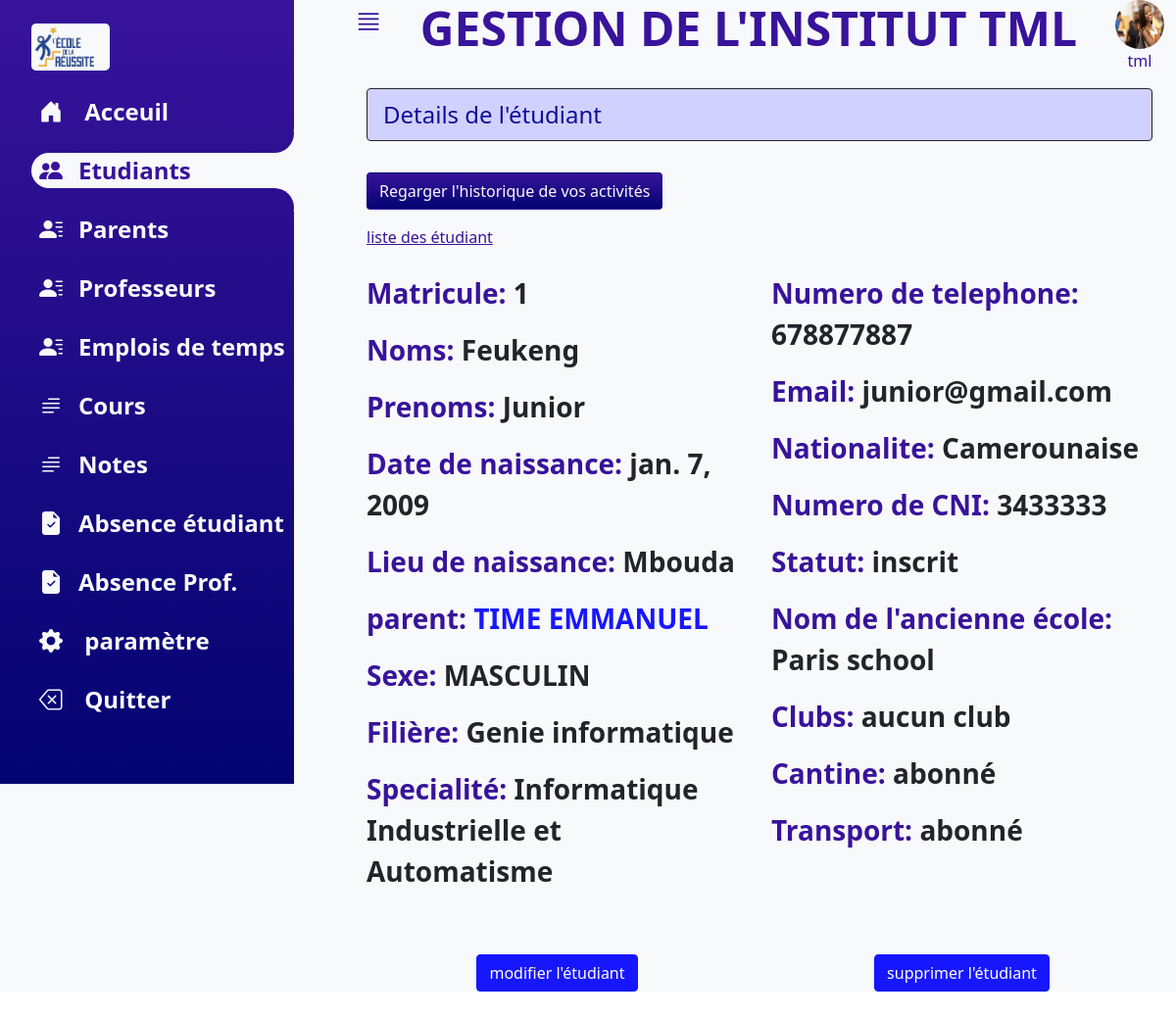
Screenshot of /direction/etudiant/lire_etudiant/1/ (signed in) with the database file from the repository.
### direction/models.py (models this page shows, shortened)
class Etudiant(models.Model):
	MASCULIN="MASCULIN"
	FEMININ="FEMININ"
	choices_sex=[(MASCULIN,"Masculin"), (FEMININ, "Feminin")]
	matricule=models.PositiveIntegerField(blank=True, default=0, unique=True)
	photo=models.ImageField(null=True, blank=True)
	noms=models.CharField(max_length=30)
	prenoms=models.CharField(max_length=30)
	date_de_naissance=models.DateField()
	lieu_de_naissance=models.CharField(max_length=30)
	sexe=models.CharField(max_length=10, choices=choices_sex, default=MASCULIN)
	email=models.EmailField()
	nationalite=models.CharField(default="Camerounaise", max_length=30)
	numero_CNI=models.CharField(max_length=30)
	numero_telephone=models.CharField(max_length=15, validators=[RegexValidator(
		regex=r"^(\+?\(?237\)?)?[ ]?6([ -/.]?(\d){2}){4}$", message="Mauvais format de numéro")])
	statut=models.BooleanField(default=False)
	ancienne_ecole=models.CharField(blank=True, null=True, max_length=30)
	specialite=models.ForeignKey("Specialite", on_delete=models.CASCADE)
	club=models.ForeignKey("Club", on_delete=models.CASCADE, null=True, blank=True)
	parent=models.ForeignKey("Parent", on_delete=models.SET_NULL, null=True)
	profil=models.OneToOneField(User, on_delete=models.SET_NULL, null=True, blank=True)
	cantine=models.BooleanField(default=True)
	transport=models.BooleanField(default=True)
	developpment_password=models.CharField(max_length=30)
	class Meta:
		verbose_name="Etudiant"
		verbose_name_plural="Etudiants"

class Parent(models.Model):
	photo=models.ImageField(null=True, blank=True)
	noms=models.CharField(max_length=30)
	prenoms=models.CharField(max_length=30)
	email=models.EmailField(null=True, blank=True)
	date_naissance=models.DateField(null=True)
	nationalite=models.CharField(blank=True, max_length=30)
	numero_CNI=models.CharField(max_length=30)# A revoir
	profession_tuteur=models.CharField(max_length=20)
	numero_telephone=models.CharField( max_length=20, validators=[RegexValidator(
		regex=r"^(\+?\(?237\)?)?[ ]?6([ -/.]?(\d){2}){4}$", message="Mauvais format de numéro")])
	def get_absolute_url(self):
		from django.urls import reverse
		return reverse("direction:lire_parent", args=[self.pk])
	class Meta:
		verbose_name="Tuteur"
		verbose_name_plural="Tuteurs"

class Specialite(models.Model):
	nom=models.CharField(max_length=60)
	filiere=models.ForeignKey("Filiere", on_delete=models.CASCADE)
	niveau=models.PositiveSmallIntegerField(validators=[MaxValueValidator(10), MinValueValidator(1)]);
	emploi_de_temps=models.OneToOneField("EmploiDeTemps", on_delete=models.SET_NULL, null=True, blank=True)
	cours=models.ManyToManyField("Cours",blank=True)
	numero_salle=models.PositiveSmallIntegerField(validators=[MaxValueValidator(500), MinValueValidator(1)], null=True, blank=True)
	delegue=models.OneToOneField("Etudiant", related_name="delegue", on_delete=models.SET_NULL, null=True, blank=True)
	class Meta:
		verbose_name="Specialité"
		verbose_name_plural="Specialités"

class Filiere(models.Model):
	nom=models.CharField(max_length=30)
	cycle=models.ForeignKey("Cycle", on_delete=models.CASCADE)
	class Meta:
		verbose_name="Filière"
		verbose_name_plural="Filières"

### direction/views.py (the view)
# urls.py: path("etudiant/lire_etudiant/<int:pk>/", LireEtudiant.as_view(), name="lire_etudiant"),
class LireEtudiant(UserPassesTestMixin, DetailView):
    template_name="direction/lire-etudiant.html"
    model=Etudiant
    context_object_name="etudiant"
    def test_func(self):
        try:
            group=self.request.user.groups.get(name="secretaire etudiant")
            return True
        except:
            return False

### direction/context_processors.py (called while the page is built)
def getNamesGroupUser(request):
	namesGroup=[group.name for group in request.user.groups.all()]
	return {"names_group": namesGroup}

### direction/templates/direction/lire-etudiant.html (shortened to what this page needs)
{% extends "direction/base.html" %}
{% block message %}
 <p class="fs-4 border border-dark py-2 px-3 alert alert-primary">
    Details de l'étudiant
 </p>
{% endblock %}
{% block content %}
{% include "direction/vertical-bar.html" with onglet=2 %}
<div class="">
   <a href="{% url 'direction:liste_etudiant' %}" class="violet"> liste des étudiant</a>
   <div class="text-center">
   </div>
   <div class="fw-bold fs-3 row">
   <div class="col-12 col-md-6">
     <p>
      <span class="violet"> Matricule:</span> {{etudiant.matricule}}
     </p>
     <p>
      <span class="violet"> Noms:</span> {{etudiant.noms}}
     </p>
     <p>
      <span class="violet"> Prenoms:</span> {{etudiant.prenoms}}
     </p>
     <p>
      <span class="violet"> Date de naissance:</span> {{etudiant.date_de_naissance}}
     </p>
     <p>
      <span class="violet"> Lieu de naissance:</span> {{etudiant.lieu_de_naissance}}
     </p>
      <p>
      <span class="violet"> parent:</span> <a href="{{etudiant.parent.get_absolute_url}}" class="text-decoration-none ">{{etudiant.parent.noms}} {{etudiant.parent.prenoms}} </a>
     </p>
     <p>
      <span class="violet"> Sexe:</span> {{etudiant.sexe}}
     </p>
     <p>
       <span class="violet">Filière:</span> {{etudiant.specialite.filiere.nom}}
     </p>
     <p>
       <span class="violet">Specialité:</span> {{etudiant.specialite.nom}}
     </p>
   </div>
    <div class="col-12 col-md-6">
     <p>
      <span class="violet"> Numero de telephone:</span> {{etudiant.numero_telephone}}
     </p>
     <p>
      <span class="violet"> Email:</span> {{etudiant.email}}
     </p>
     <p>
      <span class="violet"> Nationalite:</span> {{etudiant.nationalite}}
     </p>
     <p>
       <span class="violet">Numero de CNI:</span> {{etudiant.numero_CNI}}
     </p>
     <p>
       <span class="violet">Statut:</span> {% if etudiant.statut %}inscrit
              {% else %} Non inscrit{% endif %}
     </p>
     <p>
       <span class="violet">Nom de l'ancienne école:</span> {{etudiant.ancienne_ecole}}
     </p>
     <p>
       <span class="violet">Clubs:</span> {% for club in etudiant.club %}
                {{club.nom}},
              {% empty %} aucun club
              {% endfor %}
     </p>
     <p>
       <span class="violet">Cantine:</span> {% if etudiant.cantine %} abonné
                {% else %}  non abonné
                {% endif %}
     </p>
      <p>
       <span class="violet">Transport:</span> {% if etudiant.transport %} abonné
                {% else %}  non abonné
                {% endif %}
     </p>
   </div>
   </div>
    <div class="row my-5">
      <div class="col-12 col-sm-6 text-center">
        <a href="{% url 'direction:modification_etudiant' pk=etudiant.pk %}" class="btn btn-primary "> modifier l'étudiant</a>
      </div>
      <div class="col-12 col-sm-6 mt-3 mt-sm-0 text-center" >
        <a href="{% url 'direction:suppression_etudiant' pk=etudiant.pk %}" class="btn btn-primary"> supprimer l'étudiant</a>
      </div>
    </div>
</div>
{% endblock %}

### direction/templates/direction/base.html (shortened to what this page needs)
{% load static %}
<!DOCTYPE html>
<html lang="fr" dir="ltr">
  <head>
    <link rel="stylesheet" type="text/css" href="{% static 'vitrine/css/style.css' %}">
    <link rel="stylesheet" type="text/css" href="{% static 'direction/css/direction-index.css' %}">
    <link rel="stylesheet" type="text/css" href="{% static 'vitrine/css/bootstrap-icons.css' %}">
  </head>
  <body>
    <div class="container-fluid bg-light">
      <div class="main active ">
        <div class=" top d-flex justify-content-between">
          <div class="menu" style="cursor:pointer;">
            <i class="bi bi-justify fs-3 "></i>
          </div>
          <div class="">
            <p class="text-uppercase display-5 fw-bold"> Gestion de l'institut TML </p>
          </div>
          <div class="">
            <img src="{% static 'vitrine/images/etudiante2.jpg' %}" class="rounded-circle d-block mx-auto" width="50px" height="50px" alt="">
            <p class="text-center"> {{user.username}}</p>
          </div>
        </div>
        <div class="container">
          <div class="">
              {% block message %}
              {% endblock %}
            <button type="button" class="btn my-3" name="button">Regarger l'historique de vos activités</button>
          </div>
          {% block content %}
          {% endblock %}
        </div>
      </div>
    </div>
  </body>
</html>

### direction/static/direction/css/direction-index.css (style rules this page uses)
:root { --violet-gradient:linear-gradient(rgba(56, 19, 155), rgba(3, 3, 113)); --violet:rgba(56, 19, 155); --white:#f8f9fa; }
.violet { color:var(--violet); }
.main { padding-left:130px; width:100%; transition: .5s; min-height: 100vh; }
.main .top { color:var(--violet); }
.main.active { padding-left: 350px; }
.main .container button { background: var(--violet); background-image: var(--violet-gradient); color:var(--white); }

### rows the page displays
Etudiant: matricule "1", noms "Feukeng", prenoms "Junior", date_de_naissance "jan. 7, 2009", lieu_de_naissance "Mbouda", parent.noms "TIME", parent.prenoms "EMMANUEL", sexe "MASCULIN", specialite.filiere.nom "Genie informatique", specialite.nom "Informatique Industrielle et Automatisme", numero_telephone "678877887", email "junior@gmail.com", nationalite "Camerounaise", numero_CNI "3433333", ancienne_ecole "Paris school"

### other values shown
{{ user.username }} "tml"
